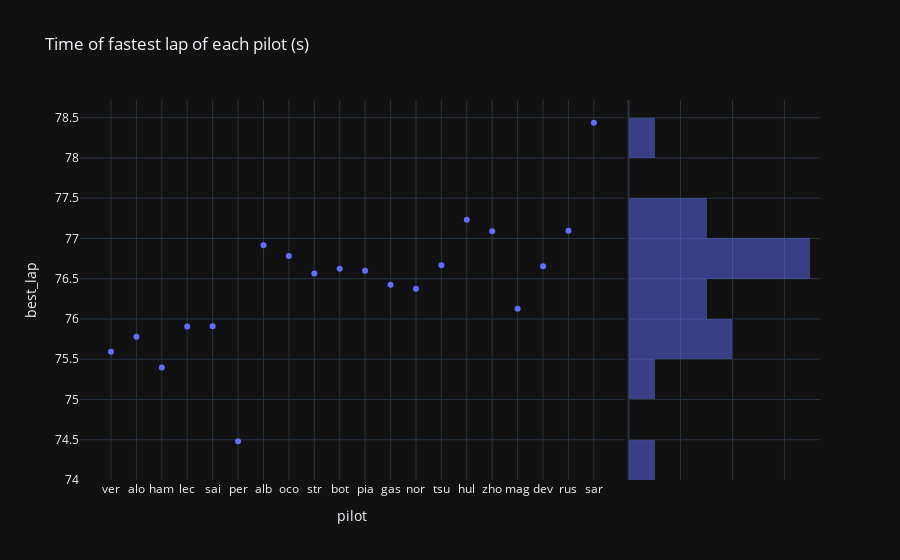

Write notebook code for a chart like this one.
### Markdown cell above
### Frontend

#### Last GP

### Code cell
px.scatter(last_gp, x="pilot", y="best_lap", title="Time of fastest lap of each pilot (s)", marginal_y="histogram", template="plotly_dark")

### Figure 1 — Plotly figure (JSON) as saved in the notebook; plotly's stock layout.template omitted (floating-point values rounded to 4 significant figures)
{"data": [{"hovertemplate": "pilot=%{x}<br>best_lap=%{y}<extra></extra>", "legendgroup": "", "marker": {"color": "#636efa", "symbol": "circle"}, "mode": "markers", "name": "", "orientation": "v", "showlegend": false, "type": "scatter", "x": ["ver", "alo", "ham", "lec", "sai", "per", "alb", "oco", "str", "bot", "pia", "gas", "nor", "tsu", "hul", "zho", "mag", "dev", "rus", "sar"], "xaxis": "x", "y": [75.59, 75.78, 75.4, 75.91, 75.91, 74.48, 76.92, 76.78, 76.56, 76.62, 76.6, 76.42, 76.37, 76.67, 77.23, 77.09, 76.13, 76.66, 77.1, 78.44], "yaxis": "y"}, {"alignmentgroup": "True", "bingroup": "y", "hovertemplate": "best_lap=%{y}<br>count=%{x}<extra></extra>", "legendgroup": "", "marker": {"color": "#636efa"}, "name": "", "offsetgroup": "", "opacity": 0.5, "showlegend": false, "type": "histogram", "xaxis": "x2", "y": [75.59, 75.78, 75.4, 75.91, 75.91, 74.48, 76.92, 76.78, 76.56, 76.62, 76.6, 76.42, 76.37, 76.67, 77.23, 77.09, 76.13, 76.66, 77.1, 78.44], "yaxis": "y2"}], "layout": {"barmode": "overlay", "legend": {"tracegroupgap": 0}, "title": {"text": "Time of fastest lap of each pilot (s)"}, "xaxis": {"anchor": "y", "domain": [0, 0.7363], "title": {"text": "pilot"}}, "xaxis2": {"anchor": "y2", "domain": [0.7413, 1], "matches": "x2", "showgrid": true, "showline": false, "showticklabels": false, "ticks": ""}, "yaxis": {"anchor": "x", "domain": [0, 1], "title": {"text": "best_lap"}}, "yaxis2": {"anchor": "x2", "domain": [0, 1], "matches": "y", "showgrid": true, "showticklabels": false}}}
